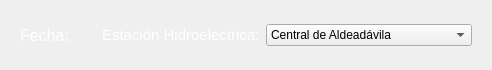
         <widget class="QWidget" name="widget_3" native="true">
          <property name="maximumSize">
           <size>
            <width>16777215</width>
            <height>70</height>
           </size>
          </property>
          <layout class="QHBoxLayout" name="horizontalLayout_7">
           <item>
            <layout class="QHBoxLayout" name="horizontalLayout_6">
             <property name="spacing">
              <number>0</number>
             </property>
             <item>
              <widget class="QWidget" name="widget_6" native="true">
               <layout class="QHBoxLayout" name="horizontalLayout_2">
                <item>
                 <widget class="QLabel" name="label_2">
                  <property name="font">
                   <font>
                    <pointsize>12</pointsize>
                   </font>
                  </property>
                  <property name="styleSheet">
                   <string notr="true">color: rgb(255, 255, 255);</string>
                  </property>
                  <property name="text">
                   <string>Fecha:</string>
                  </property>
                  <property name="alignment">
                   <set>Qt::AlignCenter</set>
                  </property>
                 </widget>
                </item>
                <item>
                 <widget class="QLabel" name="fechaDt">
                  <property name="font">
                   <font>
                    <pointsize>12</pointsize>
                   </font>
                  </property>
                  <property name="styleSheet">
                   <string notr="true">color: rgb(255, 255, 255);</string>
                  </property>
                  <property name="text">
                   <string/>
                  </property>
                  <property name="alignment">
                   <set>Qt::AlignCenter</set>
                  </property>
                 </widget>
                </item>
               </layout>
              </widget>
             </item>
             <item>
              <widget class="QWidget" name="widget_7" native="true">
               <layout class="QHBoxLayout" name="horizontalLayout_3">
                <item>
                 <widget class="QLabel" name="label_9">
                  <property name="font">
                   <font>
                    <pointsize>11</pointsize>
                   </font>
                  </property>
                  <property name="styleSheet">
                   <string notr="true">color: rgb(255, 255, 255);</string>
                  </property>
                  <property name="text">
                   <string>Estación Hidroeléctrica:</string>
                  </property>
                 </widget>
                </item>
                <item>
                 <widget class="QComboBox" name="comboBoxDt">
                  <property name="font">
                   <font>
                    <pointsize>9</pointsize>
                   </font>
                  </property>
                  <item>
                   <property name="text">
                    <string>Central de Aldeadávila</string>
                   </property>
                  </item>
                  <item>
                   <property name="text">
                    <string>Central José María de Oriol</string>
                   </property>
                  </item>
                  <item>
                   <property name="text">
                    <string>Central de Villarino</string>
                   </property>
                  </item>
                  <item>
                   <property name="text">
                    <string>Central de Cortes-La Muela</string>
                   </property>
                  </item>
                  <item>
                   <property name="text">
                    <string>Central de Saucelle</string>
                   </property>
                  </item>
                  <item>
                   <property name="text">
                    <string>Cedillo</string>
                   </property>
                  </item>
                  <item>
                   <property name="text">
                    <string>Estany-Gento Sallente</string>
                   </property>
                  </item>
                  <item>
                   <property name="text">
                    <string>Central de Tajo de la Encantada</string>
                   </property>
                  </item>
                  <item>
                   <property name="text">
                    <string>Central de Aguayo</string>
                   </property>
                  </item>
                  <item>
                   <property name="text">
                    <string>Mequinenza</string>
                   </property>
                  </item>
                  <item>
                   <property name="text">
                    <string>Mora de Luna</string>
                   </property>
                  </item>
                 </widget>
                </item>
               </layout>
              </widget>
             </item>
            </layout>
           </item>
          </layout>
         </widget>
